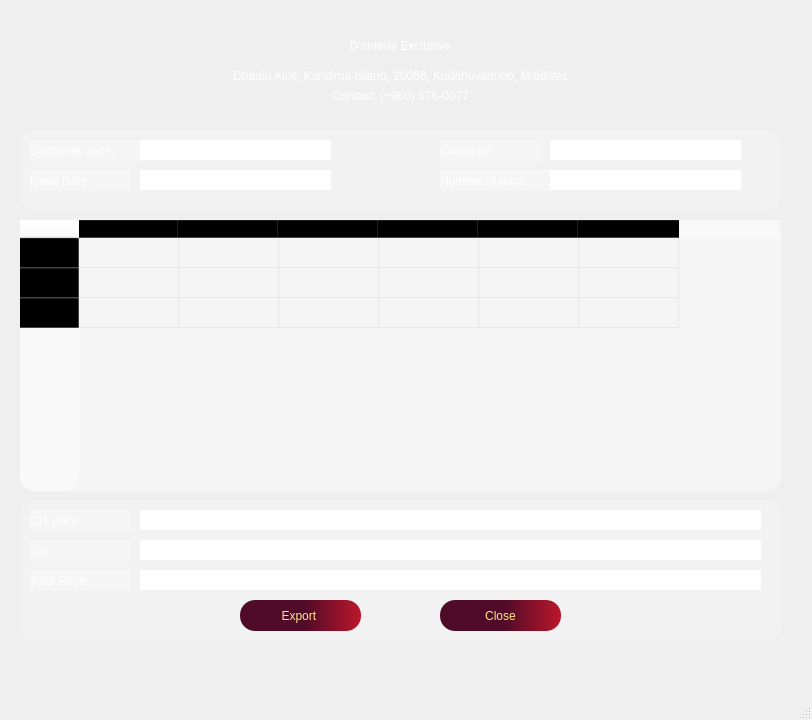
<?xml version="1.0" encoding="UTF-8"?>
<ui version="4.0">
 <class>MainWindow</class>
 <widget class="QMainWindow" name="MainWindow">
  <property name="geometry">
   <rect>
    <x>0</x>
    <y>0</y>
    <width>812</width>
    <height>720</height>
   </rect>
  </property>
  <property name="sizePolicy">
   <sizepolicy hsizetype="Fixed" vsizetype="Fixed">
    <horstretch>0</horstretch>
    <verstretch>0</verstretch>
   </sizepolicy>
  </property>
  <property name="minimumSize">
   <size>
    <width>812</width>
    <height>720</height>
   </size>
  </property>
  <property name="maximumSize">
   <size>
    <width>812</width>
    <height>720</height>
   </size>
  </property>
  <property name="windowTitle">
   <string>MainWindow</string>
  </property>
  <widget class="QWidget" name="centralwidget">
   <widget class="QGroupBox" name="groupBox">
    <property name="geometry">
     <rect>
      <x>20</x>
      <y>130</y>
      <width>761</width>
      <height>81</height>
     </rect>
    </property>
    <property name="styleSheet">
     <string notr="true">background-color: rgb(255, 255, 255,50);
 border-radius: 15px;</string>
    </property>
    <property name="title">
     <string/>
    </property>
    <widget class="QLabel" name="label_5">
     <property name="geometry">
      <rect>
       <x>10</x>
       <y>10</y>
       <width>111</width>
       <height>21</height>
      </rect>
     </property>
     <property name="styleSheet">
      <string notr="true">color: rgb(255, 255, 255);
font: 10pt &quot;#9Slide03 Montserrat&quot;;</string>
     </property>
     <property name="text">
      <string>Customer code:</string>
     </property>
    </widget>
    <widget class="QLineEdit" name="lineEdit_customercode">
     <property name="geometry">
      <rect>
       <x>120</x>
       <y>10</y>
       <width>191</width>
       <height>20</height>
      </rect>
     </property>
     <property name="styleSheet">
      <string notr="true">background-color: rgb(255, 255, 255);</string>
     </property>
    </widget>
    <widget class="QLineEdit" name="lineEdit_issuedate">
     <property name="geometry">
      <rect>
       <x>120</x>
       <y>40</y>
       <width>191</width>
       <height>20</height>
      </rect>
     </property>
     <property name="styleSheet">
      <string notr="true">background-color: rgb(255, 255, 255);</string>
     </property>
    </widget>
    <widget class="QLabel" name="label_6">
     <property name="geometry">
      <rect>
       <x>10</x>
       <y>40</y>
       <width>101</width>
       <height>21</height>
      </rect>
     </property>
     <property name="styleSheet">
      <string notr="true">color: rgb(255, 255, 255);
font: 10pt &quot;#9Slide03 Montserrat&quot;;</string>
     </property>
     <property name="text">
      <string>Issue Date:</string>
     </property>
    </widget>
    <widget class="QLineEdit" name="lineEdit_customer">
     <property name="geometry">
      <rect>
       <x>530</x>
       <y>10</y>
       <width>191</width>
       <height>20</height>
      </rect>
     </property>
     <property name="styleSheet">
      <string notr="true">background-color: rgb(255, 255, 255);</string>
     </property>
    </widget>
    <widget class="QLabel" name="label_7">
     <property name="geometry">
      <rect>
       <x>420</x>
       <y>10</y>
       <width>101</width>
       <height>21</height>
      </rect>
     </property>
     <property name="styleSheet">
      <string notr="true">color: rgb(255, 255, 255);
font: 10pt &quot;#9Slide03 Montserrat&quot;;</string>
     </property>
     <property name="text">
      <string>Customer:</string>
     </property>
    </widget>
    <widget class="QLineEdit" name="lineEdit_numberofdays">
     <property name="geometry">
      <rect>
       <x>530</x>
       <y>40</y>
       <width>191</width>
       <height>20</height>
      </rect>
     </property>
     <property name="styleSheet">
      <string notr="true">background-color: rgb(255, 255, 255);</string>
     </property>
    </widget>
    <widget class="QLabel" name="label_8">
     <property name="geometry">
      <rect>
       <x>420</x>
       <y>40</y>
       <width>111</width>
       <height>21</height>
      </rect>
     </property>
     <property name="styleSheet">
      <string notr="true">color: rgb(255, 255, 255);
font: 10pt &quot;#9Slide03 Montserrat&quot;;</string>
     </property>
     <property name="text">
      <string>Number of days:</string>
     </property>
    </widget>
   </widget>
   <widget class="QTableWidget" name="tableWidget_invoices">
    <property name="geometry">
     <rect>
      <x>20</x>
      <y>220</y>
      <width>761</width>
      <height>271</height>
     </rect>
    </property>
    <property name="styleSheet">
     <string notr="true">background-color: rgb(255, 255, 255,100);
 border-radius: 15px;</string>
    </property>
    <row>
     <property name="text">
      <string>New Row</string>
     </property>
    </row>
    <row>
     <property name="text">
      <string>New Row</string>
     </property>
    </row>
    <row>
     <property name="text">
      <string>New Row</string>
     </property>
    </row>
    <column>
     <property name="text">
      <string>No</string>
     </property>
    </column>
    <column>
     <property name="text">
      <string>Roomtype</string>
     </property>
    </column>
    <column>
     <property name="text">
      <string>Quantity</string>
     </property>
    </column>
    <column>
     <property name="text">
      <string>Unit price</string>
     </property>
    </column>
    <column>
     <property name="text">
      <string>Check in date</string>
     </property>
    </column>
    <column>
     <property name="text">
      <string>Check out date</string>
     </property>
    </column>
   </widget>
   <widget class="QGroupBox" name="groupBox_2">
    <property name="geometry">
     <rect>
      <x>20</x>
      <y>500</y>
      <width>761</width>
      <height>141</height>
     </rect>
    </property>
    <property name="styleSheet">
     <string notr="true">background-color: rgb(255, 255, 255,50);
 border-radius: 15px;</string>
    </property>
    <property name="title">
     <string/>
    </property>
    <widget class="QLineEdit" name="lineEdit_citprice">
     <property name="geometry">
      <rect>
       <x>120</x>
       <y>10</y>
       <width>621</width>
       <height>20</height>
      </rect>
     </property>
     <property name="styleSheet">
      <string notr="true">background-color: rgb(255, 255, 255);</string>
     </property>
    </widget>
    <widget class="QLabel" name="label_9">
     <property name="geometry">
      <rect>
       <x>10</x>
       <y>10</y>
       <width>101</width>
       <height>21</height>
      </rect>
     </property>
     <property name="styleSheet">
      <string notr="true">color: rgb(255, 255, 255);
font: 10pt &quot;#9Slide03 Montserrat&quot;;</string>
     </property>
     <property name="text">
      <string>CIT price:</string>
     </property>
    </widget>
    <widget class="QLineEdit" name="lineEdit_tax">
     <property name="geometry">
      <rect>
       <x>120</x>
       <y>40</y>
       <width>621</width>
       <height>20</height>
      </rect>
     </property>
     <property name="styleSheet">
      <string notr="true">background-color: rgb(255, 255, 255);</string>
     </property>
    </widget>
    <widget class="QLabel" name="label_10">
     <property name="geometry">
      <rect>
       <x>10</x>
       <y>40</y>
       <width>101</width>
       <height>21</height>
      </rect>
     </property>
     <property name="styleSheet">
      <string notr="true">color: rgb(255, 255, 255);
font: 10pt &quot;#9Slide03 Montserrat&quot;;</string>
     </property>
     <property name="text">
      <string>Tax:</string>
     </property>
    </widget>
    <widget class="QLineEdit" name="lineEdit_totalprice">
     <property name="geometry">
      <rect>
       <x>120</x>
       <y>70</y>
       <width>621</width>
       <height>20</height>
      </rect>
     </property>
     <property name="styleSheet">
      <string notr="true">background-color: rgb(255, 255, 255);</string>
     </property>
    </widget>
    <widget class="QLabel" name="label_11">
     <property name="geometry">
      <rect>
       <x>10</x>
       <y>70</y>
       <width>101</width>
       <height>21</height>
      </rect>
     </property>
     <property name="styleSheet">
      <string notr="true">color: rgb(255, 255, 255);
font: 10pt &quot;#9Slide03 Montserrat&quot;;</string>
     </property>
     <property name="text">
      <string>Total Price:</string>
     </property>
    </widget>
    <widget class="QPushButton" name="pushButton_export">
     <property name="geometry">
      <rect>
       <x>220</x>
       <y>100</y>
       <width>121</width>
       <height>31</height>
      </rect>
     </property>
     <property name="styleSheet">
      <string notr="true">font: 75 15pt &quot;#9Slide03 SFU Toledo Bold&quot;;
color: rgb(255, 232, 137);
background-color: qlineargradient(spread:pad, x1:0, y1:0, x2:1, y2:0, stop:0.527363 rgba(80, 11, 40, 255), stop:1 rgba(187, 23, 43, 255));</string>
     </property>
     <property name="text">
      <string>Export </string>
     </property>
    </widget>
    <widget class="QPushButton" name="pushButton_close">
     <property name="geometry">
      <rect>
       <x>420</x>
       <y>100</y>
       <width>121</width>
       <height>31</height>
      </rect>
     </property>
     <property name="styleSheet">
      <string notr="true">font: 75 15pt &quot;#9Slide03 SFU Toledo Bold&quot;;
color: rgb(255, 232, 137);
background-color: qlineargradient(spread:pad, x1:0, y1:0, x2:1, y2:0, stop:0.527363 rgba(80, 11, 40, 255), stop:1 rgba(187, 23, 43, 255));</string>
     </property>
     <property name="text">
      <string>Close</string>
     </property>
    </widget>
   </widget>
   <widget class="QLabel" name="label_2">
    <property name="geometry">
     <rect>
      <x>10</x>
      <y>20</y>
      <width>781</width>
      <height>51</height>
     </rect>
    </property>
    <property name="styleSheet">
     <string notr="true">color: rgb(255, 255, 255);
font: 75 30pt &quot;#9Slide04 Faustina Bold&quot;;
</string>
    </property>
    <property name="text">
     <string>D'anteria Exclusive</string>
    </property>
    <property name="alignment">
     <set>Qt::AlignCenter</set>
    </property>
   </widget>
   <widget class="QLabel" name="label_3">
    <property name="geometry">
     <rect>
      <x>10</x>
      <y>60</y>
      <width>781</width>
      <height>31</height>
     </rect>
    </property>
    <property name="styleSheet">
     <string notr="true">color: rgb(255, 255, 255);
font: 75 10pt &quot;#9Slide03 SFU Toledo Bold&quot;;
</string>
    </property>
    <property name="text">
     <string>Dhaalu Atoll, Kandima Island, 20066, Kudahuvadhoo, Maldives</string>
    </property>
    <property name="alignment">
     <set>Qt::AlignCenter</set>
    </property>
   </widget>
   <widget class="QLabel" name="label_4">
    <property name="geometry">
     <rect>
      <x>10</x>
      <y>80</y>
      <width>781</width>
      <height>31</height>
     </rect>
    </property>
    <property name="styleSheet">
     <string notr="true">color: rgb(255, 255, 255);
font: 75 10pt &quot;#9Slide03 SFU Toledo Bold&quot;;
</string>
    </property>
    <property name="text">
     <string>Contact: (+960) 676-0077</string>
    </property>
    <property name="alignment">
     <set>Qt::AlignCenter</set>
    </property>
   </widget>
   <widget class="QLabel" name="label">
    <property name="geometry">
     <rect>
      <x>6</x>
      <y>3</y>
      <width>791</width>
      <height>671</height>
     </rect>
    </property>
    <property name="text">
     <string/>
    </property>
    <property name="pixmap">
     <pixmap>../images/HomePage.jpg</pixmap>
    </property>
    <property name="scaledContents">
     <bool>true</bool>
    </property>
   </widget>
   <widget class="QLabel" name="label_12">
    <property name="geometry">
     <rect>
      <x>6</x>
      <y>3</y>
      <width>801</width>
      <height>681</height>
     </rect>
    </property>
    <property name="text">
     <string/>
    </property>
    <property name="pixmap">
     <pixmap>../images/login.png</pixmap>
    </property>
    <property name="scaledContents">
     <bool>true</bool>
    </property>
   </widget>
   <zorder>label_12</zorder>
   <zorder>label</zorder>
   <zorder>groupBox</zorder>
   <zorder>tableWidget_invoices</zorder>
   <zorder>groupBox_2</zorder>
   <zorder>label_2</zorder>
   <zorder>label_3</zorder>
   <zorder>label_4</zorder>
  </widget>
  <widget class="QMenuBar" name="menubar">
   <property name="geometry">
    <rect>
     <x>0</x>
     <y>0</y>
     <width>812</width>
     <height>22</height>
    </rect>
   </property>
  </widget>
  <widget class="QStatusBar" name="statusbar"/>
 </widget>
 <resources/>
 <connections>
  <connection>
   <sender>pushButton_close</sender>
   <signal>clicked()</signal>
   <receiver>MainWindow</receiver>
   <slot>close()</slot>
   <hints>
    <hint type="sourcelabel">
     <x>500</x>
     <y>637</y>
    </hint>
    <hint type="destinationlabel">
     <x>405</x>
     <y>359</y>
    </hint>
   </hints>
  </connection>
 </connections>
</ui>
